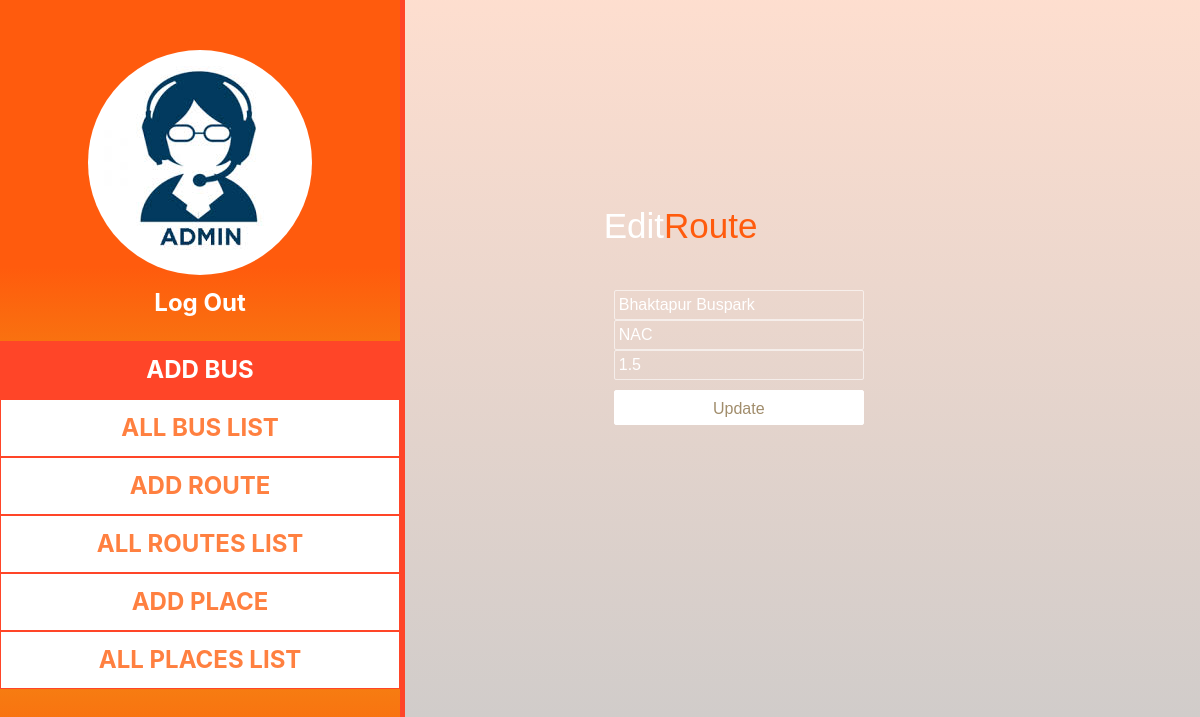
Screenshot of /admin/pages/edit_routes.php?id=844 with the database file from the repository.
### tables this page shows
CREATE TABLE `nodes` (
  `node_id` int(3) NOT NULL,
  `address` varchar(38) DEFAULT NULL,
  `latitude` decimal(8,6) DEFAULT NULL,
  `longitude` decimal(8,6) DEFAULT NULL
);

CREATE TABLE `edges` (
  `edge_id` int(3) NOT NULL,
  `from` int(3) DEFAULT NULL,
  `to` int(3) DEFAULT NULL,
  `distance` float NOT NULL
);

### admin/pages/edit_routes.php (the view, shortened to what this page needs)
<!DOCTYPE html>
<html>
<head>
	<?php
	include($_SERVER['DOCUMENT_ROOT'] . "/buss/admin/includes/admin_header.php");
	?>
</head>
<body>
	<?php
	include($_SERVER['DOCUMENT_ROOT'] . '/buss/admin/includes/admin_navigation.php');
	include($_SERVER['DOCUMENT_ROOT'] . '/buss/admin/includes/connection1.php');
	if (isset($_GET['id'])) {
		$id = $_GET['id'];
		$q  = "SELECT * FROM `edges` WHERE `edge_id` = '$id'";
		$bus = mysqli_query($con, $q);
		$name = mysqli_fetch_assoc($bus);
		$from_id = $name['from'];
		$fetch_sql = "SELECT address  FROM `nodes` WHERE `node_id` = '$from_id'";
		$run_query = mysqli_query($con, $fetch_sql);
		while ($get_from_address = mysqli_fetch_assoc($run_query)) {
			$from_address_val = $get_from_address['address'];
		}
		$to_id = $name['to'];
		$fetch_sql1 = "SELECT address  FROM `nodes` WHERE `node_id` = '$to_id'";
		$run_query1 = mysqli_query($con, $fetch_sql1);
		while ($get_to_address = mysqli_fetch_assoc($run_query1)) {
			$to_address_val = $get_to_address['address'];
		}
	}
	?>
	<div class="col-sm-12 col-md-8 working" style="overflow: hidden;">
		<form action="edit_process_routes.php" method="post">
			<div class="header">
				<div>Edit<span>Route</span></div>
			</div>
			<div class="form-box">
				<div class="autocomplete" style="width:250px;">
					<input type="text" name="from_address" id="from_address" value="<?php echo $from_address_val; ?>" />
				</div>
				<div class="autocomplete" style="width:250px;">
					<input type="text" name="to_address" id="to_address" value="<?php echo $to_address_val; ?>" />
				</div>
				<input type="text" name="dist" id="txtboxToFilter" value="<?php echo $name['distance']; ?>" />
				<input type="submit" name="addEdge" value="Update" />
			</div>
		</form>
	</div>
</body>
</html>

### admin/css/admin_style.css (style rules this page uses)
.working { border-left: 5px solid #ff4528; float:left; padding:0 !important; width: 100%; height: 100vh; }
.header { position: absolute; top:25%; left:25%; z-index: 2; }
.header div { float: left; color: #fff; font-family: 'Exo', sans-serif; font-size: 35px; font-weight: 200; }
.header div span { color: #FF5B0D !important; }
.form-box { position: absolute; top:35%; left:25%; height: 150px; width: 500px; padding: 10px; z-index: 2; }
.form-box input[type=text] { width: 250px; height: 30px; background: transparent; border: 1px solid rgba(255,255,255,0.6); border-radius: 2px; color: #fff; font-family: 'Exo', sans-serif; font-size: 16px; font-weight: 400; padding: 4px; }
.form-box input[type=submit] { width: 250px; height: 35px; background: #fff; border: 1px solid #fff; cursor: pointer; border-radius: 2px; color: #a18d6c; font-family: 'Exo', sans-serif; font-size: 16px; font-weight: 400; padding: 6px; margin-top: 10px; }
.autocomplete { position: relative; display: inline-block; }
.autocomplete input { border: 1px solid transparent; background-color: #f1f1f1; padding: 10px; font-size: 16px; }
.autocomplete input[type=text] { width: 100%; }

### rows the page displays
nodes: from_address "Bhaktapur Buspark"
nodes: to_address "NAC"
edges: dist "1.5"
